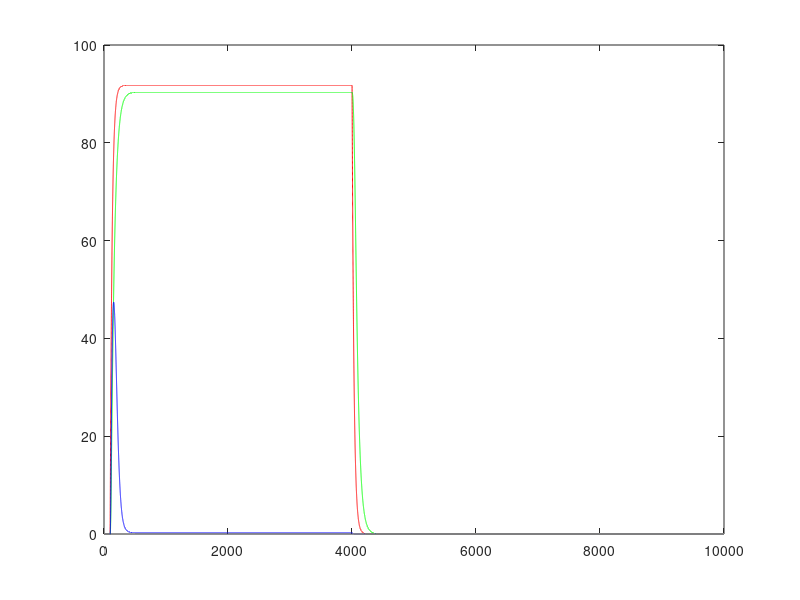

MATLAB code to generate this figure:
function [time x]=impulso1
clear all; clc

S=30 ;
Nr=3;
A=100;
Tao1=30;
Tao2=50;
Tao3=20;
dt=0.1;
inh=-1;
e=1;
tf=10000;
time=0:dt:tf;

c=round((tf/dt)+1);
u=zeros(1,c);
x=zeros(Nr,c);

for j=1:c

u(j)=100*(time(j)>99)*(time(j)<4001);
 
end


for i=1:c-1
       
     funcion1=(u(i));   
    x(1,i+1)=(1-(dt/Tao1))*x(1,i)+(dt/Tao1)*(A*(funcion1.^2)./(S^2+funcion1.^2)).*(funcion1>=0);
    
     
    funcion2=(e*x(1,i));
     x(2,i+1)=(1-(dt/Tao2))*x(2,i)+(dt/Tao2)*(A*(funcion2.^2)./(S^2+funcion2.^2)).*(funcion2>=0);   
    

    funcion3=(e*x(1,i)+inh*x(2,i));
    
    x(3,i+1)=(1-(dt/Tao3))*x(Nr,i)+(dt/Tao3)*(A*(funcion3.^2)./(S^2+funcion3.^2)).*(funcion3>=0);
    
end

plot(time,x(1,:),'r-',time,x(2,:),'g-',time,x(3,:),'b-');
end